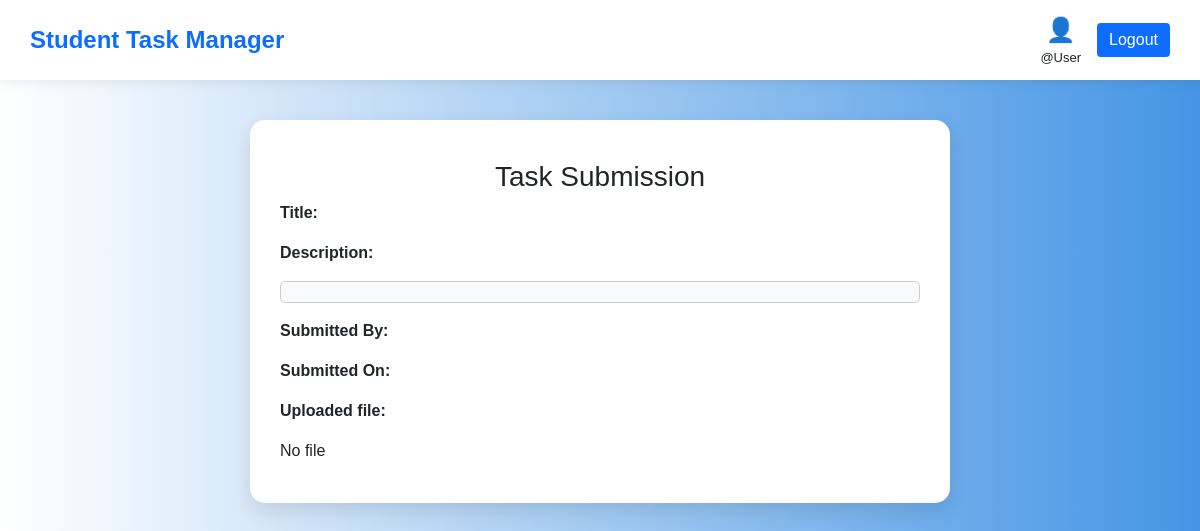
Page /view_submission.php?rollno=1004&title=username check on the earlier database version.
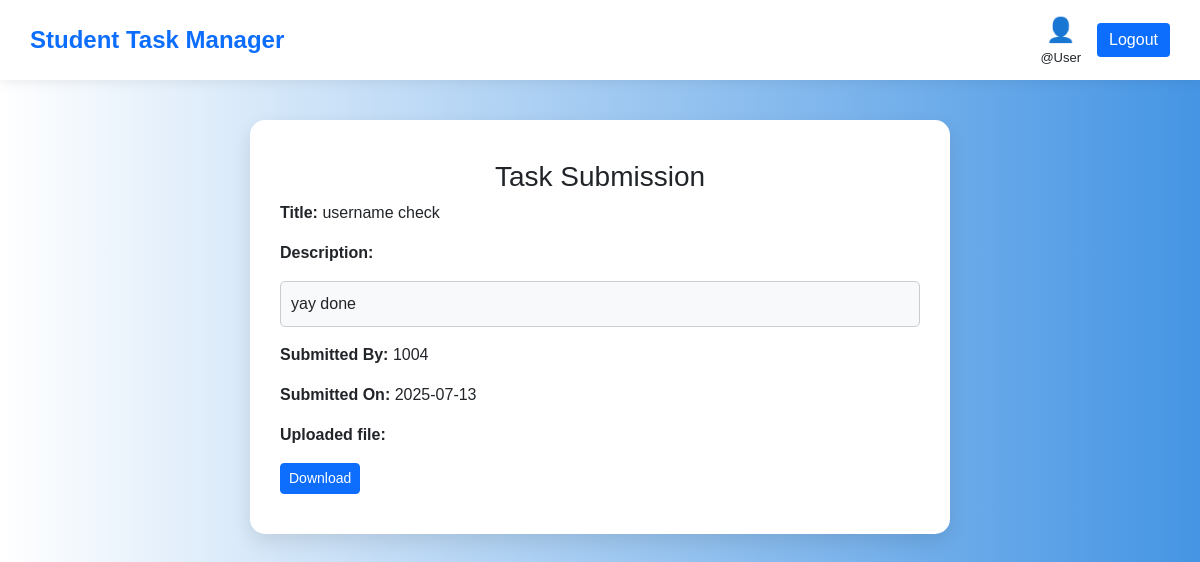
Same page on the later database version.
### tables this page shows
CREATE TABLE `submitted_tasks` (
  `id` int(11) NOT NULL,
  `task_id` int(30) NOT NULL,
  `title` varchar(255) NOT NULL,
  `description` text DEFAULT NULL,
  `submitted_by` varchar(50) NOT NULL,
  `username` varchar(30) NOT NULL,
  `department` varchar(30) NOT NULL,
  `submission_date` date DEFAULT NULL,
  `file_path` varchar(255) DEFAULT NULL
);

### view_submission.php (the view, shortened to what this page needs)
 <?php
include 'partials/new_dbconnect.php';
$rollno = $_GET['rollno'] ;
$title = $_GET['title'];
$sql = "SELECT * FROM submitted_tasks WHERE submitted_by = '$rollno' AND title = '$title'";
$result = mysqli_query($conn, $sql);
$task = mysqli_fetch_assoc($result);
?>
<!DOCTYPE html>
<html lang="en">
<head>
    <link href="https://cdn.jsdelivr.net/npm/bootstrap@5.3.0/dist/css/bootstrap.min.css" rel="stylesheet">
</head>
<body>
  <nav class="navbar navbar-custom d-flex justify-content-between align-items-center">
    <span class="navbar-brand">Student Task Manager</span>
    <div class="d-flex align-items-center gap-3">
      <div class="text-center">
        <div style="font-size: 24px; color: #0d6efd;">👤</div>
        <div style="font-size: 13px;">
          @<?= isset($_SESSION['username']) ? $_SESSION['username'] : 'User' ?>
        </div>
      </div>
      <button class="btn-logout" onclick="location.href='logout.php'">Logout</button>
    </div>
  </nav>
  <div class="container">
    <div class="box" style="text-align: center;">
      <h3 style="font-family: Arial, sans-serif;" >Task Submission</h3>
      <div class="details" style="text-align : left;">
      <p><strong>Title:</strong> <?= $task['title'] ?></p>
        <p><strong>Description:</strong>
        <div class="text_area" ><?= $task['description'] ?></div>
          </p>
        <p><strong>Submitted By:</strong> <?= $task['submitted_by'] ?></p>
        <p><strong>Submitted On:</strong> <?= $task['submission_date'] ?></p>
        <p><strong>Uploaded file:</strong> </p>
        <?php
        if (!empty($task['file_path'])) {
                    $fileName = basename($task['file_path']);
                    $fileUrl = "/loginsystem/tasks/uploads/" . $fileName;
                    echo "<a href='$fileUrl' class='btn btn-primary btn-sm' download>Download</a>";
                } else {
                    echo "<span class='text'>No file</span>";
                }
        ?>
      </div>
    </div>
  </div>
</body>
</html>

Differences in the rows shown:
added submitted_tasks: title "username check", description "yay done", submitted_by "1004", submission_date "2025-07-13"
Other differences:
text no longer shown: "No file"
text now shown: "Download"
